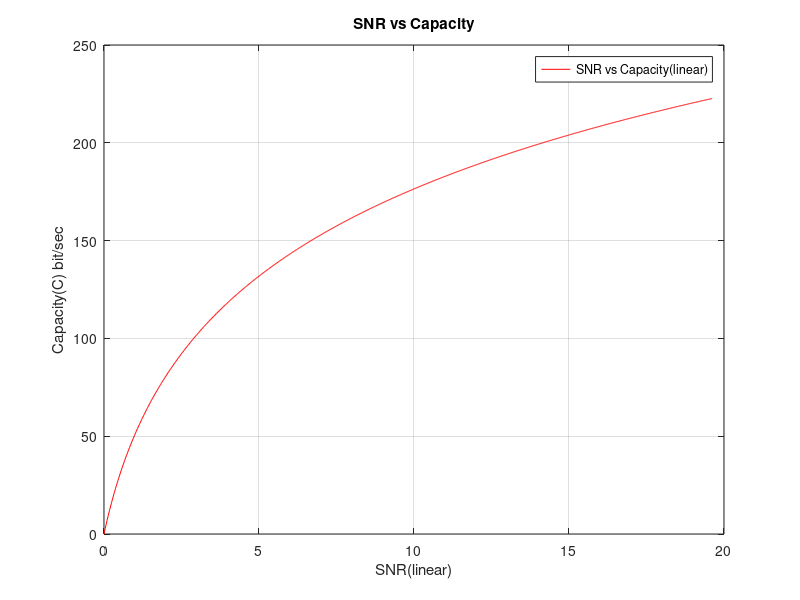
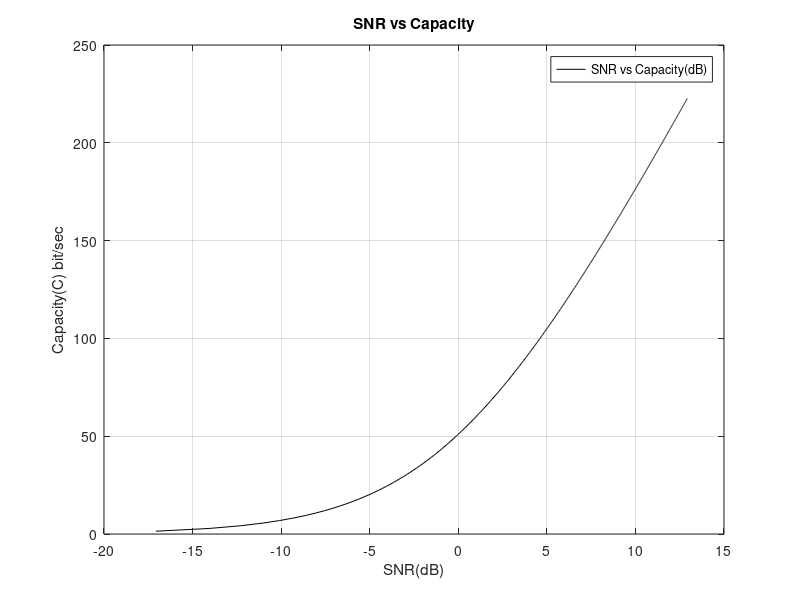

Recreate these plots in MATLAB, in order.
%SNR vs Capacity;
B = 51;
N0 = 1;
P = [0:10^3];
S=(P./(N0*B));
SdB=10*log10(S);
C = B.*log2(1+S);
figure(1);
plot(S,C,'r')
xlabel('SNR(linear)');
ylabel('Capacity(C) bit/sec');  
title('SNR vs Capacity')
legend('SNR vs Capacity(linear)');
grid on;
figure(2);
plot(SdB,C,'k')
xlabel('SNR(dB)');
ylabel('Capacity(C) bit/sec');  
title('SNR vs Capacity')
legend('SNR vs Capacity(dB)');
grid on;